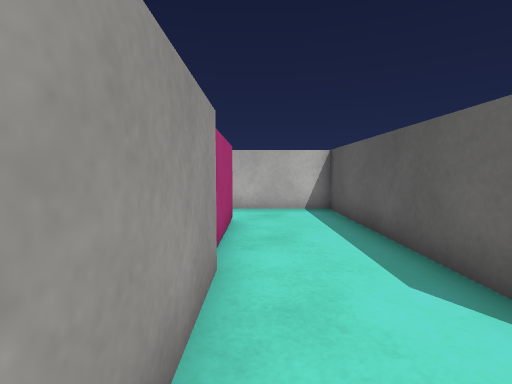
view 1 (above)

16 first-person views from a walk through a Unity game level. The camera is 0.62 m above the floor, tilts 4° down and sees 85° across. The floor is counted in squares, 0.5 m on a side. Each view is taken from the middle of a square. On the plan, view 1 faces up. The plan holds only what a view shows up to about 13 squares ahead; the rest is blank. The player is left out. Surface patterns are stand-ins for the level's own textures.

view 2
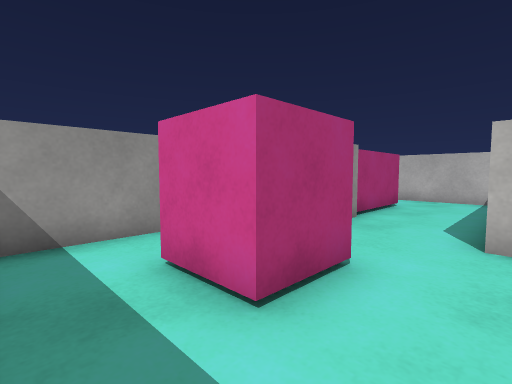

view 3
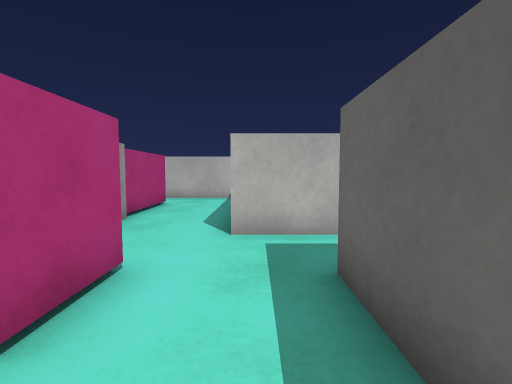

view 4
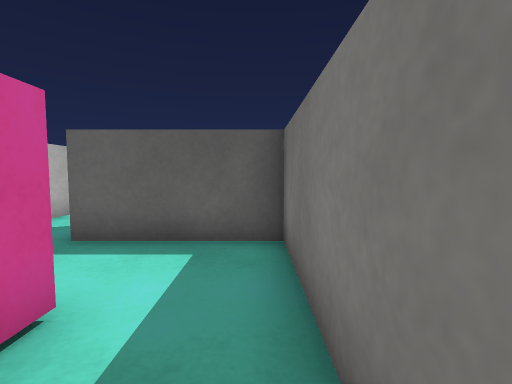

view 5
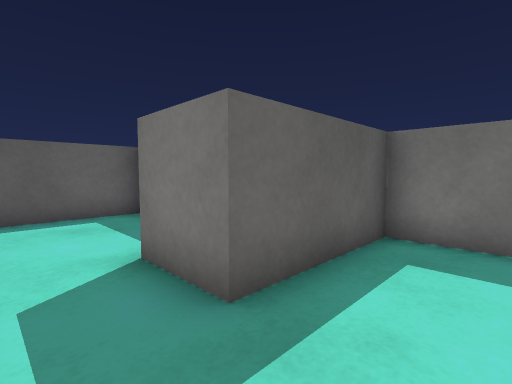

view 6
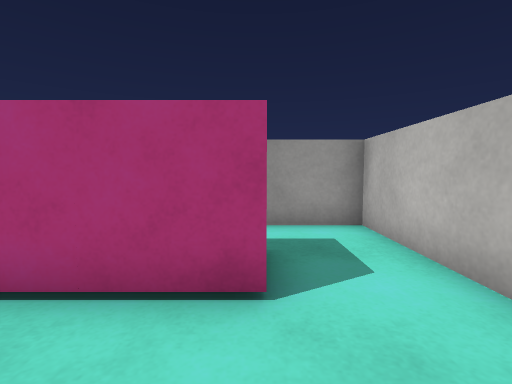

view 7
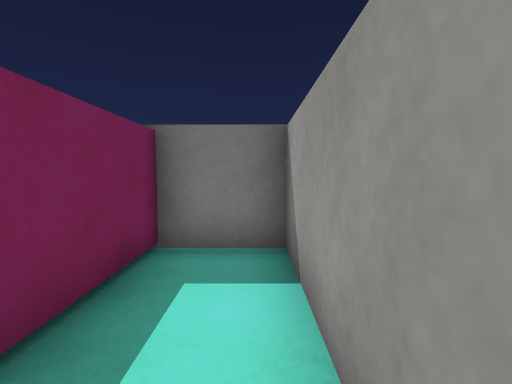

view 8
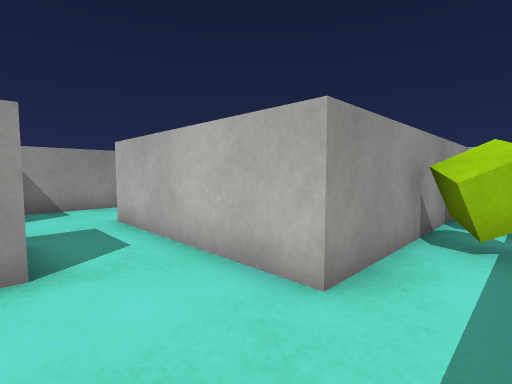

view 9
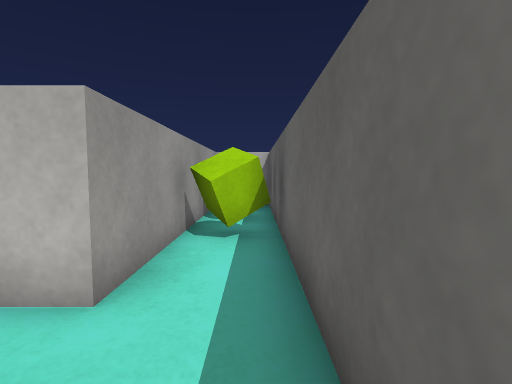

view 10
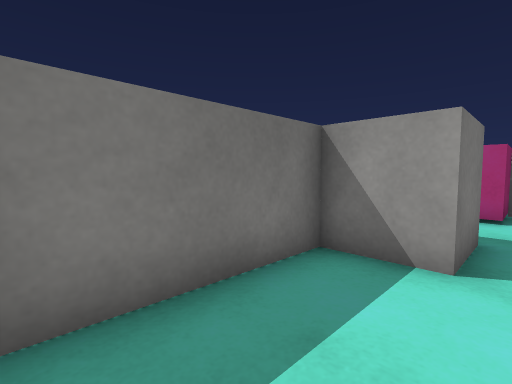

view 11
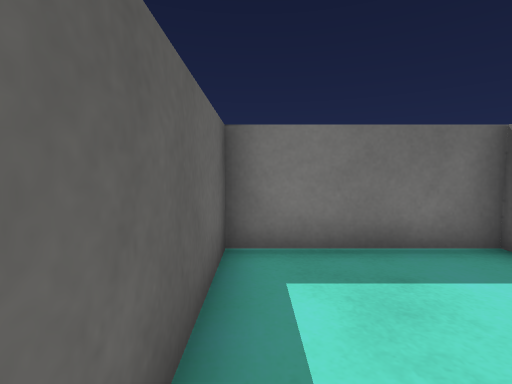

view 12
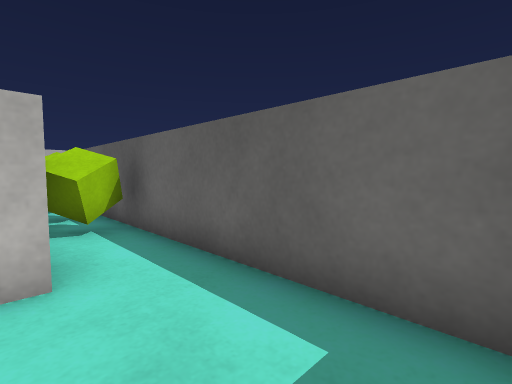

view 13
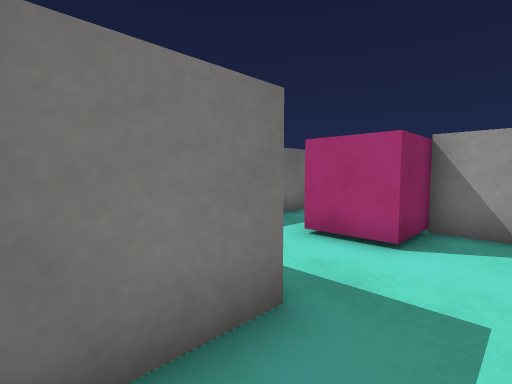

view 14
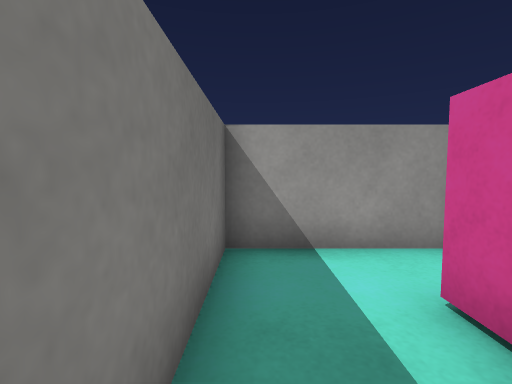

view 15
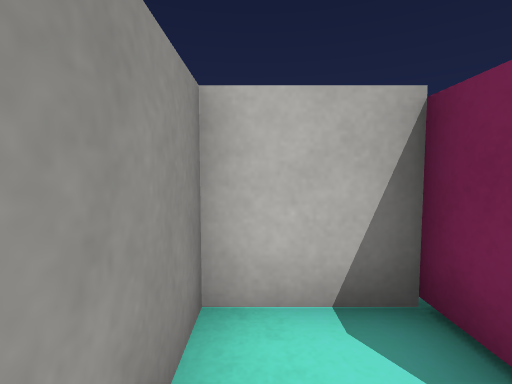

view 16
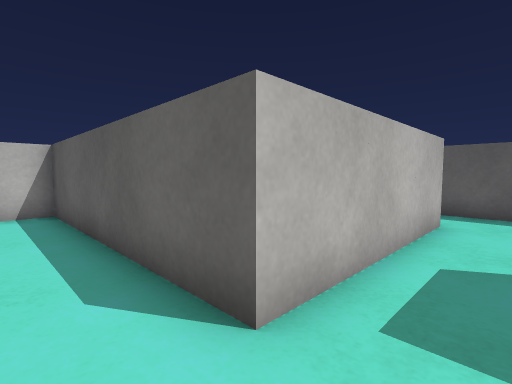

### Floor plan
Points are (right, up) in squares from view 1. A wall is a line through its corners. A room is listed if a view was taken in it or the views show most of it. See-through windows are left out.
Room 1 (views 1, 2, 3, 4, 5, 6, 7, 13, 14, 15, 16)
walls: (-0.5, 3.5) (-0.5, -0.5) (-2.5, -0.5) (-2.5, -4.5) (4, -4.5) (4, -0.6) (6, -0.6); (7.5, 1.5) (2.5, 1.5) (2.5, 9.5) (-4.5, 9.5) (-4.5, 3.5) (-2.4, 3.5)
ways out: opening at (6.5, 0.5) to room 2
objects: pink box (-2, 4) to (-1, 5); pink box (-2, 6) to (-1, 7); pink box (0, -2) to (1, -1)
Room 2 (views 8, 9, 10, 11, 12)
walls: (8.5, 7.5) (8.5, 1.5) (7.5, 1.5); (6, -0.6) (6, -2.5) (10.5, -2.5) (10.5, 9); (10.6, 9.5) (10.1, 9.5)
ways out: opening at (6.5, 0.5) to room 1
objects: cube (9, 4) to (10, 5); other object (9, 6) to (10, 7)

Positions as (right, up) in squares from view 1, and headings:
1: (0, 0), facing up
2: (3, -4), facing up-left
3: (3, -4), facing up
4: (-1, -4), facing right
5: (2, 1), facing down-right
6: (2, 7), facing left
7: (-4, 8), facing down
8: (10, -1), facing up-left
9: (10, -1), facing up
10: (10, 0), facing down-left
11: (10, 2), facing down
12: (8, -2), facing up-right
13: (6, 1), facing down-left
14: (2, -4), facing left
15: (-2, -3), facing up
16: (1, 0), facing up-right
